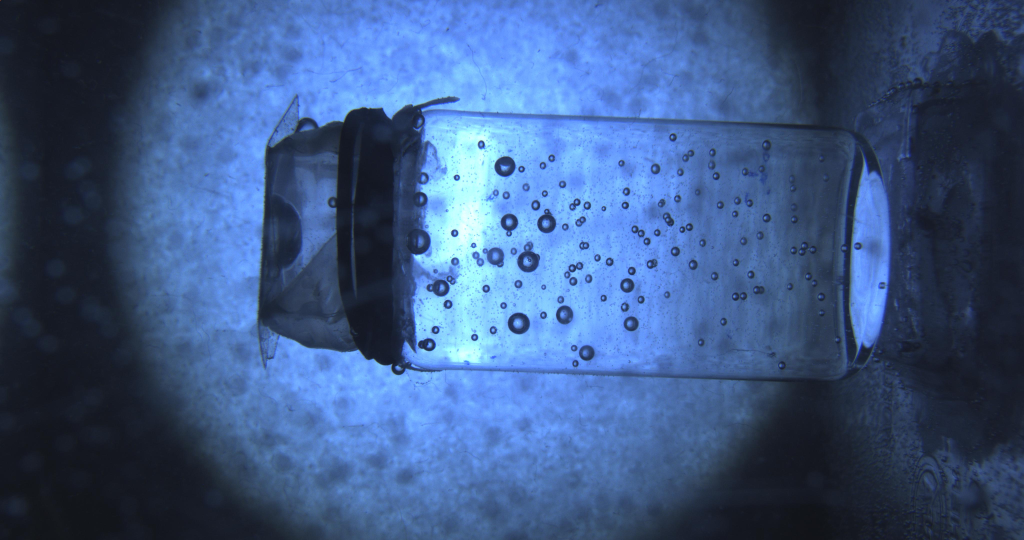
%> input picture images/detector_5_no_5_angle_2.jpg, 4096 x 2160 px (shown at 1/4 size)
$ octave --eval "result = SVMLinearity;"   (GNU Octave 9; MATLAB toolbox functions it lacks are replaced by stand-ins)
%> lines starting %> are read from the running program, lines starting %| are printed output that depends on the picture
### count/SVM/trainDataSetGeneration.m
% Generating training instances for SVM
function [trainInstances, trainLabels] = trainDataSetGeneration(instanceSize, step, edge, scale)
%> called with instanceSize = 30, step = 10, edge = 5, scale = 60

instances_show = 0;

disp(['Generating training instances ... instanceSize: ' ...
    num2str(instanceSize) ' step: ' num2str(step)]);

train_file = '../../images/detector_5_no_5_angle_2.jpg';
train = imread(train_file);
load('positiveInstances.mat');
[m,n,c] = size(train);
%> m = 2160; n = 4096; c = 3

positiveLabels = positiveInstances.objectBoundingBoxes;
x_c = positiveLabels(:,1) + ceil(positiveLabels(:,3)/2);
y_c = positiveLabels(:,2) + ceil(positiveLabels(:,4)/2);
a = ceil(positiveLabels(:,3)/2)-edge;
b = ceil(positiveLabels(:,4)/2)-edge;

numPositive = 0;
numNegative = 0;

totalInstancesX = length(max(1,floor(instanceSize/2)) : step ...
    : (m - ceil(instanceSize/2)));
%> totalInstancesX = 214
totalInstancesY = length( max(1,floor(instanceSize/2)) ...
    : step : (n - ceil(instanceSize/2)));
%> totalInstancesY = 407

progressRatePrevious = 0;

Instances = zeros(instanceSize^2 * c, totalInstancesX * totalInstancesY);
Labels = zeros(1,totalInstancesX * totalInstancesY);
tic;
ind = 0;
for i = max(1,floor(instanceSize/2)) : step : (m - ceil(instanceSize/2))
    for j = max(1,floor(instanceSize/2)) : step : (n - ceil(instanceSize/2))

        currentY = i;
        currentX = j;
        criterion = min(((currentX - x_c)./a).^2 + ((currentY - y_c)./b).^2);

        boundaryT = currentY - floor(instanceSize/2) + 1;
        boundaryD = currentY + floor(instanceSize/2);
        boundaryL = currentX - floor(instanceSize/2) + 1;
        boundaryR = currentX + floor(instanceSize/2);

        ind = ind + 1;

        temp = double(train(boundaryT : boundaryD, boundaryL : boundaryR, 1 : c));
        Instances(:, ind) = reshape(temp,instanceSize^2 * c,1);


        if (criterion <= 1)

            numPositive = numPositive + 1;
            Labels(ind) = 1;

        else
            numNegative = numNegative + 1;
            Labels(ind) = -1;

        end
    end

    elapse_time = toc;
    progressRate = ind / totalInstancesX / totalInstancesY * 100;
    remain_time = toc/progressRate*100 - elapse_time;
    progressRate = floor(progressRate/10);
    if progressRate > progressRatePrevious
        disp([num2str(progressRate*10) ...
            '% train instances created, remaining time: ' ...
            num2str(ceil(remain_time)) ' s']);
    end
    progressRatePrevious = progressRate;
end
%> this loop made 214 passes
%> (progressRate, progressRatePrevious) on passes 1 to 3: (0, 0), (0, 0), (0, 0)
%| 10% train instances created, remaining time: 3 s
%| 20% train instances created, remaining time: 2 s
%> after the loop, ind = 87098; numNegative = 86075; numPositive = 1023

instancesPositive = Instances(:,Labels==1);
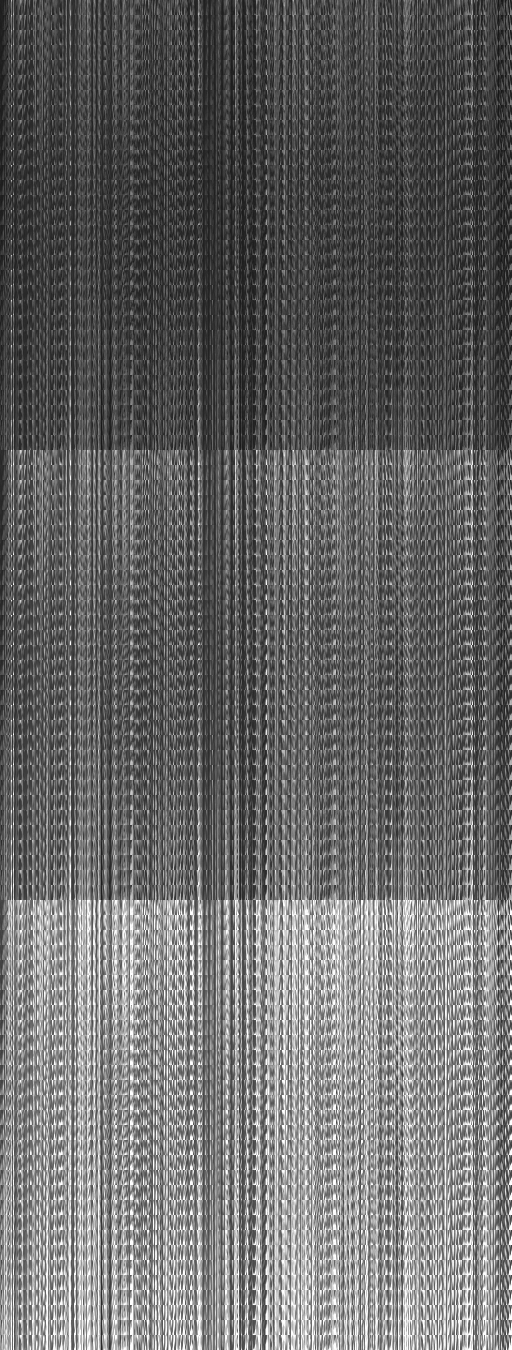
%> instancesPositive: size 2700x1023 double (shown at 1/2 size); min 0, max 255, mean 104.2
%> the run ends on the next line
instancesNegative = Instances(:,Labels==-1);

numOfTrainPositiveInstances  = numPositive;
numOfTrainNegativeInstances  = numOfTrainPositiveInstances*scale;

indexPositive = 1:numOfTrainPositiveInstances;
indexNegative = ceil(rand(numOfTrainNegativeInstances,1)*size(instancesNegative,2));

instancesPositive = instancesPositive(:,indexPositive);
instancesNegative = instancesNegative(:,indexNegative);

trainInstances = [instancesPositive, instancesNegative];
trainLabels = [ones(1,numOfTrainPositiveInstances),-ones(1,numOfTrainNegativeInstances)];

imgPositive = zeros(floor(sqrt(numPositive))*10,floor(sqrt(numPositive))*10, c);
imgNegative = zeros(floor(sqrt(numPositive))*10,floor(sqrt(numPositive))*10, c);

if(instances_show == 1)
    for i = 1:floor(sqrt(numPositive))
        for j = 1:floor(sqrt(numPositive))
            index = floor(sqrt(numPositive))*(i-1) + j;
            imgPositive((instanceSize*(i-1)+1):instanceSize*i, ...
                (instanceSize*(j-1)+1):instanceSize*j, 1 : c) = ...
                reshape(instancesPositive(:,index), ...
                instanceSize, instanceSize, c);
            imgNegative((instanceSize*(i-1)+1):instanceSize*i, ...
                (instanceSize*(j-1)+1):instanceSize*j, 1 : c) = ...
                reshape(instancesNegative(:,index), ...
                instanceSize, instanceSize, c);
        end
    end
    figure('name','Training Instances');
    subplot(1,2,1);imshow(uint8(imgPositive));title('Positive Instances');
    subplot(1,2,2);imshow(uint8(imgNegative));title('Negative Instances');
end

### bubblecount/svm/SVMLinearity.m
% function for testing linearity of SVM method
function data = SVMLinearity()
    DETECTOR_NUM=7;
    NO_NUM = 6;
    ANGLE_NUM =3;

    index = 0;
    manaul_count = [1	27	40	79	122	160	1	18	28	42	121	223	0 ...
        11	24	46	142	173	3	19	23	76	191	197	0	15	24	45	91	152 ...
        0	16	27	34	88	0	9	12	69	104	123];
    data = manaul_count';


    instanceSize = 30;
    step = 10;
    edge = 5;
    scale = 60;

    [trainInstances, trainLabels] = trainDataSetGeneration(instanceSize, step, edge, scale);
    testInstances = testDataSetGeneration(testfilename, instanceSize, step);
    disp('SVM training ... ');
    SVMModel = fitcsvm(trainInstances',trainLabels,'KernelFunction','rbf','KernelScale','auto');

    temp = zeros(ANGLE_NUM,1);
    for det = 1:DETECTOR_NUM
        if(det == 6)
            num_n = NO_NUM-1;
        else
            num_n = NO_NUM;
        end
        for n = 0:(num_n-1)
            index = index+1;
            for angle = 1:ANGLE_NUM
                testfilename = ['detector_' num2str(det) '_no_' num2str(n) '_angle_' num2str(angle) '.jpg'];
                img = imread(testfilename);

                disp(['Labeling testing instances in ' testfilename]);
                [testingLabels, score] = predict(SVMModel,testInstances');
                index = find(testingLabels>0);
                temp(angle) = length(index);
            end
            data(index,2) = mean(temp);
            data(index,3) = std(temp);
        end
    end
end
